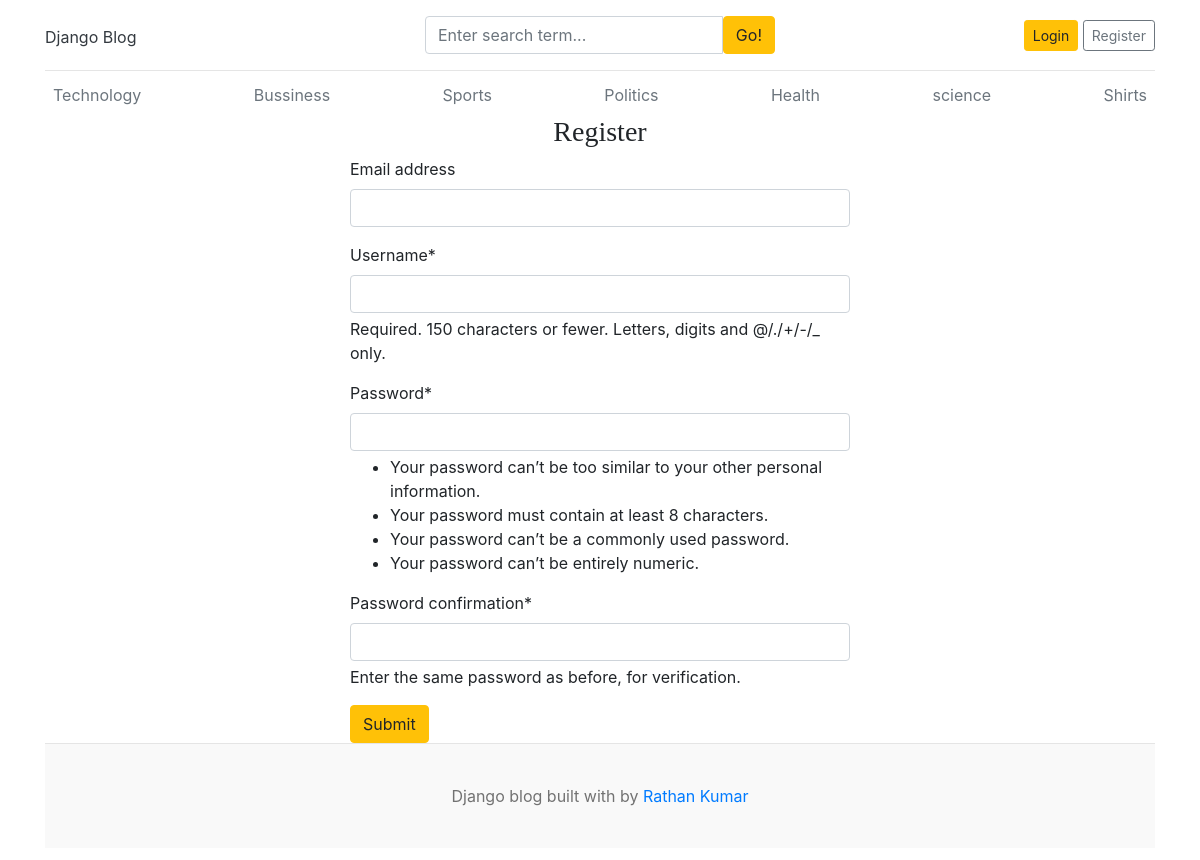
Screenshot of /register/ with the database file from the repository.
### blogs/models.py (models this page shows, shortened)
class Category(models.Model):
    category_name=models.CharField(max_length=50,unique=True)
    created_at=models.DateTimeField(auto_now_add=True)
    updated_at=models.DateTimeField(auto_now=True)
    class Meta:
        verbose_name_plural='categories'

### blog_main/views.py (the view)
# urls.py: path('register/',views.register,name='register'),
def register(req):
    if req.method=="POST":
       form=RegistrationForm(req.POST)
       if form.is_valid():
           form.save()
           return redirect('register')
       else:
           print(form.errors)
    else:
        form=RegistrationForm()
    context={
            'form':form
        }
    return render(req,'register.html',context)

### blog_main/forms.py
class RegistrationForm(UserCreationForm):
    class Meta:
        model=User
        fields=('email','username','password1','password2')

### blogs/context_processors.py (called while the page is built)
def get_categories(req):
    categories=Category.objects.all()
    return dict(categories=categories)

def get_social_links(req):
    socialLink=SocialLink.objects.all()
    return dict(socialLink=socialLink)

### templates/register.html (shortened to what this page needs)
{% extends "base.html" %}
{% block content %}
{% load crispy_forms_tags %}
<h3 class='text-center'>Register</h3>
<form action="{% url 'register'%}" method="post" style='width:500px; margin:auto'>
    {{form | crispy}}
    <button type="submit" class='btn btn-warning'>Submit</button>
</form>
{% endblock content %}

### templates/base.html (shortened to what this page needs)
{% load  static %}
<!DOCTYPE html>
<html lang="en">
<head>
    <link href="https://getbootstrap.com/docs/4.0/dist/css/bootstrap.min.css" rel="stylesheet">
    <link href="{% static 'css/blog.css'%}" rel="stylesheet">
    <link rel="stylesheet" href="https://cdnjs.cloudflare.com/ajax/libs/font-awesome/4.7.0/css/font-awesome.min.css">
  </head>
<body>
    <div class="container">
      <header class="blog-header py-3">
        <div class="row flex-nowrap justify-content-between align-items-center">
          <div class="col-4 pt-1">
            <a class="blog-head er-logo text-dark" href="/">Django Blog</a>
          </div>
          <div class="col-4">
            <form action="{% url 'search'%}" method='GET'>
              <div class="input-group">
                <input class="form-control" type="text" name='keyword' value="{{keyword}}"  placeholder="Enter search term..." aria-label="Enter search term..." aria-describedby="button-search" />
                <button type='submit' class="btn btn-warning" id="button-search" type="button">Go!</button>
             </div>
            </form>
          </div>
          {% if not user.is_authenticated %}
          <div class="col-4 d-flex justify-content-end align-items-center">
            <a class="btn btn-sm btn-warning" href="{% url 'login'%}">Login</a> &nbsp;
            <a class="btn btn-sm btn-outline-secondary" href="{% url 'register'%}">Register</a>
          </div>
          {% else %}
            <span><a href="{% url 'dashboard'%}">Dashboard</a></span>
            &emsp;
            <span><a href="{% url 'logout'%}">LogOut</a></span>
          {% endif %}
        </div>
      </header>
      <div class="nav-scroller py-1 mb-2">
        <nav class="nav d-flex justify-content-between">
          {% for category in categories %}
          <a class="p-2 text-muted" href="{% url 'posts_by_category' category.id %}">
            {{category.category_name}}
          </a>
         {% endfor %}
        </nav>
{% block content %}
{% endblock %}
<footer class="blog-footer text-center">
  <p>Django blog built with   by <a href="#">Rathan Kumar</a></p>
</footer>
</body>
</html>

### blog_main/static/css/blog.css (style rules this page uses)
.blog-header { border-bottom: 1px solid #e5e5e5; }
h1, h2, h3, h4, h5, h6 { font-family: "Playfair Display", Georgia, "Times New Roman", serif; }
.blog-footer { padding: 2.5rem 0; color: #727272; text-align: center; background-color: #f9f9f9; border-top: .05rem solid #e5e5e5; }
.blog-footer p:last-child { margin-bottom: 0; }

### rows the page displays
Category: category_name "Technology"
Category: category_name "Bussiness"
Category: category_name "Sports"
Category: category_name "Politics"
Category: category_name "Health"
Category: category_name "science"
Category: category_name "Shirts"
